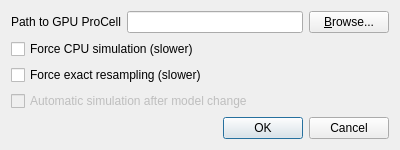
<?xml version="1.0" encoding="UTF-8"?>
<ui version="4.0">
 <class>Dialog</class>
 <widget class="QDialog" name="Dialog">
  <property name="geometry">
   <rect>
    <x>0</x>
    <y>0</y>
    <width>400</width>
    <height>141</height>
   </rect>
  </property>
  <property name="windowTitle">
   <string>ProCell preferences</string>
  </property>
  <layout class="QGridLayout" name="gridLayout">
   <item row="1" column="0">
    <widget class="QCheckBox" name="forcecpu">
     <property name="enabled">
      <bool>true</bool>
     </property>
     <property name="text">
      <string>Force CPU simulation (slower)</string>
     </property>
    </widget>
   </item>
   <item row="4" column="0">
    <widget class="QDialogButtonBox" name="buttonBox">
     <property name="orientation">
      <enum>Qt::Horizontal</enum>
     </property>
     <property name="standardButtons">
      <set>QDialogButtonBox::Cancel|QDialogButtonBox::Ok</set>
     </property>
    </widget>
   </item>
   <item row="0" column="0">
    <layout class="QHBoxLayout" name="horizontalLayout_2">
     <item>
      <widget class="QLabel" name="label">
       <property name="text">
        <string>Path to GPU ProCell</string>
       </property>
      </widget>
     </item>
     <item>
      <widget class="QLineEdit" name="path_cuprocell"/>
     </item>
     <item>
      <widget class="QPushButton" name="browsebutton">
       <property name="text">
        <string>&amp;Browse...</string>
       </property>
      </widget>
     </item>
    </layout>
   </item>
   <item row="2" column="0">
    <widget class="QCheckBox" name="forceresampling">
     <property name="enabled">
      <bool>true</bool>
     </property>
     <property name="styleSheet">
      <string notr="true"/>
     </property>
     <property name="text">
      <string>Force exact resampling (slower)</string>
     </property>
     <property name="checked">
      <bool>false</bool>
     </property>
    </widget>
   </item>
   <item row="3" column="0">
    <widget class="QCheckBox" name="automaticresimulate">
     <property name="enabled">
      <bool>false</bool>
     </property>
     <property name="text">
      <string>Automatic simulation after model change</string>
     </property>
    </widget>
   </item>
  </layout>
 </widget>
 <resources/>
 <connections>
  <connection>
   <sender>buttonBox</sender>
   <signal>accepted()</signal>
   <receiver>Dialog</receiver>
   <slot>accept()</slot>
   <hints>
    <hint type="sourcelabel">
     <x>248</x>
     <y>254</y>
    </hint>
    <hint type="destinationlabel">
     <x>157</x>
     <y>274</y>
    </hint>
   </hints>
  </connection>
  <connection>
   <sender>buttonBox</sender>
   <signal>rejected()</signal>
   <receiver>Dialog</receiver>
   <slot>reject()</slot>
   <hints>
    <hint type="sourcelabel">
     <x>316</x>
     <y>260</y>
    </hint>
    <hint type="destinationlabel">
     <x>286</x>
     <y>274</y>
    </hint>
   </hints>
  </connection>
  <connection>
   <sender>browsebutton</sender>
   <signal>clicked()</signal>
   <receiver>Dialog</receiver>
   <slot>browse()</slot>
   <hints>
    <hint type="sourcelabel">
     <x>352</x>
     <y>35</y>
    </hint>
    <hint type="destinationlabel">
     <x>199</x>
     <y>50</y>
    </hint>
   </hints>
  </connection>
 </connections>
 <slots>
  <slot>browse()</slot>
 </slots>
</ui>
